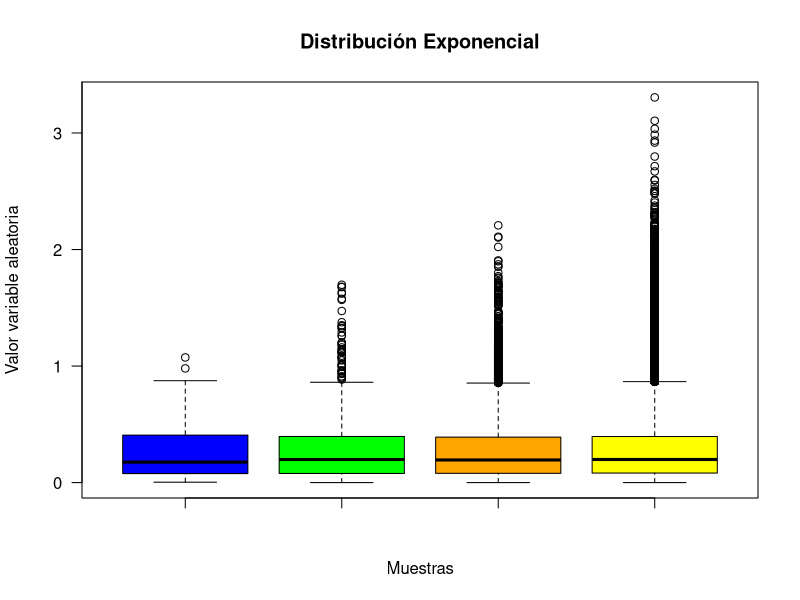
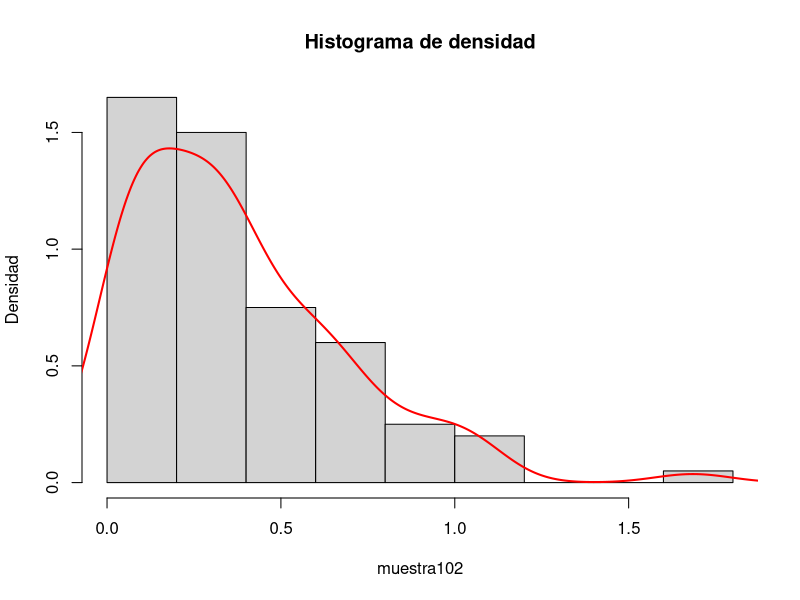
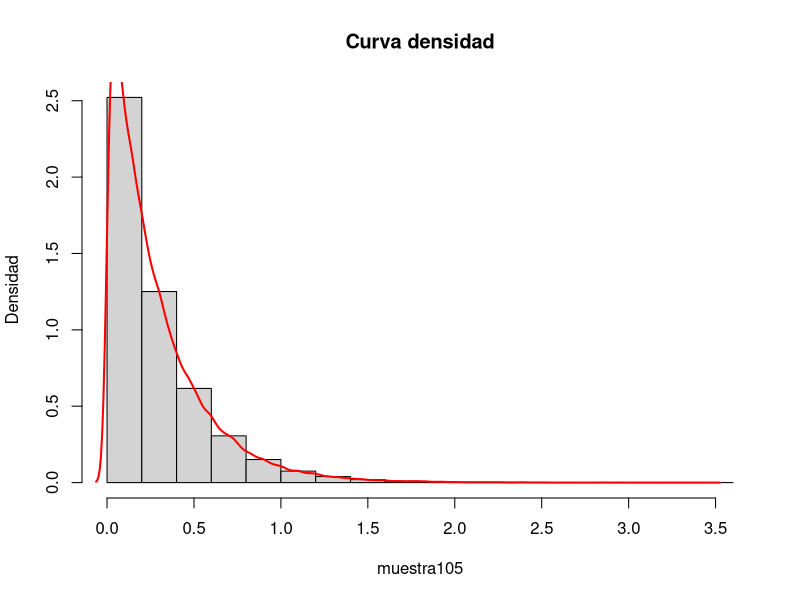

Generate these figures, in order, with R:
# Ejercicio 2
# Distrubucion continua: Exponencial (lambda=3,5)

############################## Parte A #######################################

# La función rexp para generar muestras con distribución exponencial tiene dos parámetros: n y rate.
# n es el tamano
# rate es la tasa de crecimiento (lambda). 

lambda = 3.5

# Se generan 4 muestras aleatorias aplicando la distribución exponencial para los tamanos de 
# muestra 10^2, 10^3, 10^4 y 10^5 respectivamente
a = rexp(10^2, lambda)
b = rexp(10^3, lambda)
c = rexp(10^4, lambda)
d = rexp(10^5, lambda)

# Con boxplot generamos el gráfico de cajas agregado color para distiguir 
# cada gráfico y borramos el eje "y" para agregar uno más exacto
boxplot(#values ~ group,
  #data,
  a,b,c,d,
  col = c("blue",
          "green", 
          "orange", 
          "yellow"),
  main = "Distribución Exponencial",
  xlab = "Muestras",
  ylab = "Valor variable aleatoria",
  yaxt='n')

#Mostramos los datos particulares de cada una de las muestras obtenidas.
boxplot.stats(a)
boxplot.stats(b)
boxplot.stats(c)
boxplot.stats(d)

# Agregamos eje "y" mas exacto
axis(2, at=seq(0, 60, 1),las=2)

############################## Parte B #######################################
# Utilizamos "mean" para calcular la esperanza empírica de cada muestra
# y guardamos cada resultado para su posterior comparación
espA = mean(a)
espB = mean(b)
espC = mean(c)
espD = mean(d)

# Esperanza teórica: E(X) = 1/lambda
espT = 1/lambda

# Se compara el valor teórico contra el valor empirico obtenido en cada caso
comparEA = espA - espT
comparEB = espB - espT
comparEC = espC - espT
comparED = espD - espT

# Utilizamos el comando "var" para calcular la varainza empírica de cada muestra
# y guardamos cada resultado para su posterior comparación
varA = var(a)
varB = var(b)
varC = var(c)
varD = var(d)

# Varianza teórica: Var(X) = 1/lambda^2
varT = 1/(lambda^2)

# Se compara el valor teorico de la varianza contra el valor empirico obtenido en cada caso
comparVA = varA - varT
comparVB = varB - varT
comparVC = varC - varT
comparVD = varD - varT

# Cuanto mas grande es la muestra la esperanza se acerca mas a la teórica. Lo mismo con la varianza

############################## Parte C #######################################
#Presentar para n = 100, en un mismo grafico, el histograma de los valores simulados y la densidad
#teorica de la variable simulada. Hacer otro grafico similar, pero para n = 10ˆ5

## dexp: La función en R para calcular la función de densidad de probabilidad exponencial de λ https://r-coder.com/distribucion-exponencial-r/
# Con n=100 (muestra 10^2)
muestra102 = rexp(n = 100, rate = lambda)
hist(muestra102, prob = TRUE, main = "Histograma de densidad", # Densidad
     ylab = "Densidad")
lines(density(muestra102), lwd = 2, col = 'red') # densidad empirica ?? https://r-coder.com/grafico-densidad-r/

# Con n= 10^5 (muestra 10^5)
muestra105 = rexp(n = 10^5, rate = lambda)
hist(muestra105, freq = FALSE, main = "Curva densidad", ylab = "Densidad")
lines(density(muestra105), lwd = 2, col = 'red')

